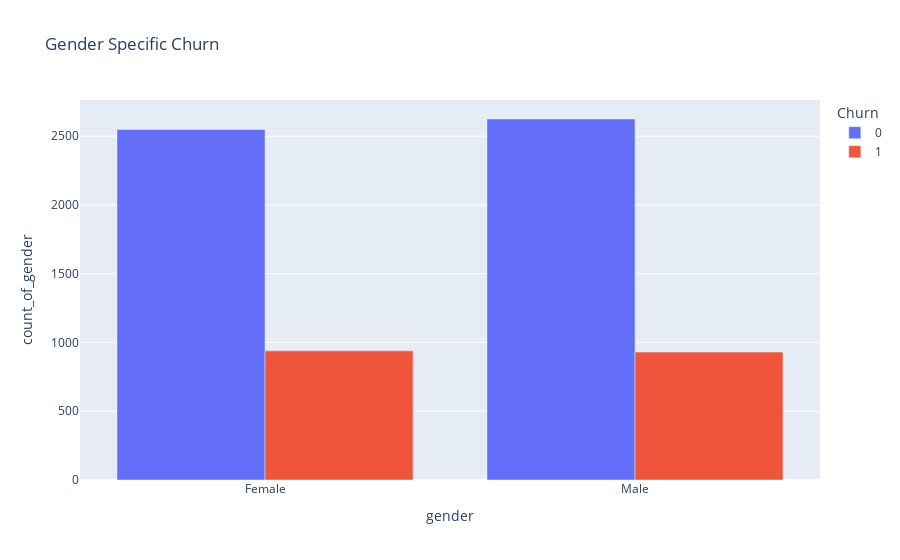

Notebook cell for this chart:
### Code cell
fig = px.bar(df_gender_churn, x="gender", y="count_of_gender",
             color='Churn', barmode='group',title='Gender Specific Churn',
             height=400)
fig.show()

### Figure 1 — Plotly figure (JSON) as saved in the notebook; plotly's stock layout.template omitted (floating-point values rounded to 4 significant figures)
{"data": [{"alignmentgroup": "True", "hovertemplate": "Churn=0<br>gender=%{x}<br>count_of_gender=%{y}<extra></extra>", "legendgroup": "0", "marker": {"color": "#636efa", "pattern": {"shape": ""}}, "name": "0", "offsetgroup": "0", "orientation": "v", "showlegend": true, "textposition": "auto", "type": "bar", "x": ["Female", "Male"], "xaxis": "x", "y": [2549, 2625], "yaxis": "y"}, {"alignmentgroup": "True", "hovertemplate": "Churn=1<br>gender=%{x}<br>count_of_gender=%{y}<extra></extra>", "legendgroup": "1", "marker": {"color": "#EF553B", "pattern": {"shape": ""}}, "name": "1", "offsetgroup": "1", "orientation": "v", "showlegend": true, "textposition": "auto", "type": "bar", "x": ["Female", "Male"], "xaxis": "x", "y": [939, 930], "yaxis": "y"}], "layout": {"autosize": true, "barmode": "group", "legend": {"title": {"text": "Churn"}, "tracegroupgap": 0}, "title": {"text": "Gender Specific Churn"}, "xaxis": {"anchor": "y", "autorange": true, "domain": [0, 1], "range": [-0.5, 1.5], "title": {"text": "gender"}, "type": "category"}, "yaxis": {"anchor": "x", "autorange": true, "domain": [0, 1], "range": [0, 2763.0], "title": {"text": "count_of_gender"}, "type": "linear"}}}
